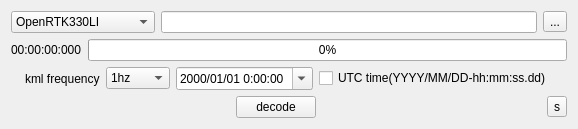
<?xml version="1.0" encoding="UTF-8"?>
<ui version="4.0">
 <class>DecodeTools</class>
 <widget class="QWidget" name="DecodeTools">
  <property name="geometry">
   <rect>
    <x>0</x>
    <y>0</y>
    <width>578</width>
    <height>129</height>
   </rect>
  </property>
  <property name="windowTitle">
   <string>DecodeTools</string>
  </property>
  <property name="windowIcon">
   <iconset>
    <normaloff>logo.ico</normaloff>logo.ico</iconset>
  </property>
  <layout class="QVBoxLayout" name="verticalLayout">
   <item>
    <layout class="QHBoxLayout" name="horizontalLayout">
     <item>
      <widget class="QComboBox" name="fileformat_cmb">
       <item>
        <property name="text">
         <string>OpenRTK330LI</string>
        </property>
       </item>
       <item>
        <property name="text">
         <string>RTK330LA (inceptio)</string>
        </property>
       </item>
       <item>
        <property name="text">
         <string>Mixed_Raw</string>
        </property>
       </item>
       <item>
        <property name="text">
         <string>IMU</string>
        </property>
       </item>
       <item>
        <property name="text">
         <string>INS401</string>
        </property>
       </item>
       <item>
        <property name="text">
         <string>E2E_Protocol</string>
        </property>
       </item>
       <item>
        <property name="text">
         <string>RTCM_SPP</string>
        </property>
       </item>
       <item>
        <property name="text">
         <string>Convbin.exe</string>
        </property>
       </item>
       <item>
        <property name="text">
         <string>RTCM_2_HEX</string>
        </property>
       </item>
       <item>
        <property name="text">
         <string>BeiDou</string>
        </property>
       </item>
       <item>
        <property name="text">
         <string>NPOS112</string>
        </property>
       </item>
      </widget>
     </item>
     <item>
      <widget class="QLineEdit" name="filepath_edt"/>
     </item>
     <item>
      <widget class="QToolButton" name="select_btn">
       <property name="text">
        <string>...</string>
       </property>
      </widget>
     </item>
    </layout>
   </item>
   <item>
    <layout class="QHBoxLayout" name="horizontalLayout_3">
     <item>
      <widget class="QLabel" name="time_lb">
       <property name="text">
        <string>00:00:00:000</string>
       </property>
      </widget>
     </item>
     <item>
      <widget class="QProgressBar" name="progressBar">
       <property name="maximum">
        <number>10000</number>
       </property>
       <property name="value">
        <number>0</number>
       </property>
      </widget>
     </item>
    </layout>
   </item>
   <item>
    <layout class="QHBoxLayout" name="horizontalLayout_4">
     <item>
      <spacer name="horizontalSpacer_3">
       <property name="orientation">
        <enum>Qt::Horizontal</enum>
       </property>
       <property name="sizeHint" stdset="0">
        <size>
         <width>40</width>
         <height>20</height>
        </size>
       </property>
      </spacer>
     </item>
     <item>
      <widget class="QLabel" name="label">
       <property name="text">
        <string>kml frequency</string>
       </property>
      </widget>
     </item>
     <item>
      <widget class="QComboBox" name="frequency_cmb">
       <item>
        <property name="text">
         <string>1hz</string>
        </property>
       </item>
       <item>
        <property name="text">
         <string>10hz</string>
        </property>
       </item>
       <item>
        <property name="text">
         <string>100hz</string>
        </property>
       </item>
      </widget>
     </item>
     <item>
      <widget class="QDateTimeEdit" name="dateTimeEdit">
       <property name="displayFormat">
        <string>yyyy/MM/dd H:mm:ss</string>
       </property>
       <property name="calendarPopup">
        <bool>true</bool>
       </property>
      </widget>
     </item>
     <item>
      <widget class="QCheckBox" name="time_checkBox">
       <property name="toolTip">
        <string comment="解码ins401的时候，第一列以年月日时分秒的时间格式显示时间" extracomment="解码ins401的时候，第一列以年月日时分秒的时间格式显示时间">&lt;html&gt;&lt;head/&gt;&lt;body&gt;&lt;p&gt;解码ins401的时候，第一列以年月日时分秒的格式显示时间。&lt;/p&gt;&lt;/body&gt;&lt;/html&gt;</string>
       </property>
       <property name="statusTip">
        <string comment="解码ins401的时候，第一列以年月日时分秒的时间格式显示时间" extracomment="解码ins401的时候，第一列以年月日时分秒的时间格式显示时间"/>
       </property>
       <property name="whatsThis">
        <string comment="解码ins401的时候，第一列以年月日时分秒的时间格式显示时间" extracomment="解码ins401的时候，第一列以年月日时分秒的时间格式显示时间">&lt;html&gt;&lt;head/&gt;&lt;body&gt;&lt;p&gt;&lt;br/&gt;&lt;/p&gt;&lt;/body&gt;&lt;/html&gt;</string>
       </property>
       <property name="text">
        <string>UTC time(YYYY/MM/DD-hh:mm:ss.dd)</string>
       </property>
      </widget>
     </item>
     <item>
      <spacer name="horizontalSpacer_4">
       <property name="orientation">
        <enum>Qt::Horizontal</enum>
       </property>
       <property name="sizeHint" stdset="0">
        <size>
         <width>40</width>
         <height>20</height>
        </size>
       </property>
      </spacer>
     </item>
    </layout>
   </item>
   <item>
    <layout class="QHBoxLayout" name="horizontalLayout_2">
     <item>
      <spacer name="horizontalSpacer">
       <property name="orientation">
        <enum>Qt::Horizontal</enum>
       </property>
       <property name="sizeHint" stdset="0">
        <size>
         <width>40</width>
         <height>20</height>
        </size>
       </property>
      </spacer>
     </item>
     <item>
      <widget class="QPushButton" name="decode_btn">
       <property name="text">
        <string>decode</string>
       </property>
      </widget>
     </item>
     <item>
      <spacer name="horizontalSpacer_2">
       <property name="orientation">
        <enum>Qt::Horizontal</enum>
       </property>
       <property name="sizeHint" stdset="0">
        <size>
         <width>40</width>
         <height>20</height>
        </size>
       </property>
      </spacer>
     </item>
     <item>
      <widget class="QToolButton" name="toolButton_setting">
       <property name="toolTip">
        <string>setting</string>
       </property>
       <property name="text">
        <string>s</string>
       </property>
      </widget>
     </item>
    </layout>
   </item>
  </layout>
 </widget>
 <layoutdefault spacing="6" margin="11"/>
 <resources/>
 <connections/>
</ui>
